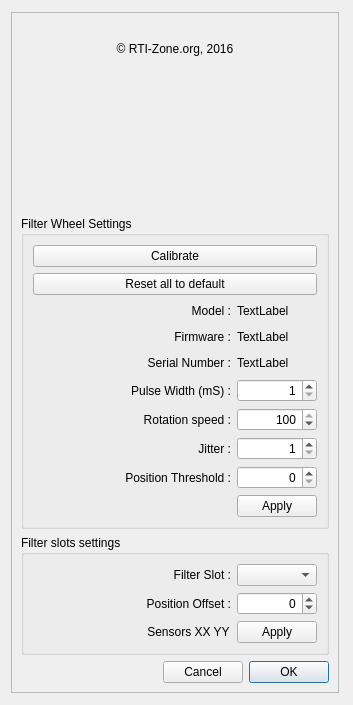
<?xml version="1.0" encoding="UTF-8"?>
<ui version="4.0">
 <class>X2FilterWheel</class>
 <widget class="QDialog" name="X2FilterWheel">
  <property name="geometry">
   <rect>
    <x>0</x>
    <y>0</y>
    <width>353</width>
    <height>705</height>
   </rect>
  </property>
  <property name="sizePolicy">
   <sizepolicy hsizetype="Minimum" vsizetype="Minimum">
    <horstretch>0</horstretch>
    <verstretch>0</verstretch>
   </sizepolicy>
  </property>
  <property name="minimumSize">
   <size>
    <width>353</width>
    <height>705</height>
   </size>
  </property>
  <property name="maximumSize">
   <size>
    <width>353</width>
    <height>100</height>
   </size>
  </property>
  <property name="windowTitle">
   <string>Xagyl Filter Wheel Settings</string>
  </property>
  <layout class="QVBoxLayout" name="verticalLayout_6">
   <item>
    <widget class="X2Form" name="X2Form">
     <property name="sizePolicy">
      <sizepolicy hsizetype="Preferred" vsizetype="Minimum">
       <horstretch>0</horstretch>
       <verstretch>0</verstretch>
      </sizepolicy>
     </property>
     <property name="minimumSize">
      <size>
       <width>320</width>
       <height>681</height>
      </size>
     </property>
     <property name="maximumSize">
      <size>
       <width>328</width>
       <height>681</height>
      </size>
     </property>
     <property name="frameShape">
      <enum>QFrame::StyledPanel</enum>
     </property>
     <property name="frameShadow">
      <enum>QFrame::Raised</enum>
     </property>
     <layout class="QFormLayout" name="formLayout">
      <property name="fieldGrowthPolicy">
       <enum>QFormLayout::FieldsStayAtSizeHint</enum>
      </property>
      <item row="0" column="0" colspan="2">
       <layout class="QVBoxLayout" name="verticalLayout">
        <property name="rightMargin">
         <number>0</number>
        </property>
        <property name="bottomMargin">
         <number>0</number>
        </property>
        <item>
         <widget class="QLabel" name="label_logo">
          <property name="text">
           <string/>
          </property>
          <property name="pixmap">
           <pixmap>Xagyl.png</pixmap>
          </property>
          <property name="alignment">
           <set>Qt::AlignCenter</set>
          </property>
          <property name="X2_PhotoFileName" stdset="0">
           <string>Xagyl.png</string>
          </property>
         </widget>
        </item>
        <item>
         <widget class="QLabel" name="label_2">
          <property name="text">
           <string>© RTI-Zone.org, 2016</string>
          </property>
          <property name="alignment">
           <set>Qt::AlignCenter</set>
          </property>
         </widget>
        </item>
        <item>
         <spacer name="verticalSpacer">
          <property name="orientation">
           <enum>Qt::Vertical</enum>
          </property>
          <property name="sizeHint" stdset="0">
           <size>
            <width>20</width>
            <height>40</height>
           </size>
          </property>
         </spacer>
        </item>
       </layout>
      </item>
      <item row="1" column="0" colspan="2">
       <widget class="QGroupBox" name="groupBox_2">
        <property name="minimumSize">
         <size>
          <width>100</width>
          <height>100</height>
         </size>
        </property>
        <property name="title">
         <string>Filter Wheel Settings</string>
        </property>
        <layout class="QGridLayout" name="gridLayout_3">
         <item row="7" column="1">
          <widget class="QLabel" name="label_11">
           <property name="text">
            <string>Jitter :</string>
           </property>
           <property name="alignment">
            <set>Qt::AlignRight|Qt::AlignTrailing|Qt::AlignVCenter</set>
           </property>
          </widget>
         </item>
         <item row="9" column="2">
          <widget class="QPushButton" name="pushButton_2">
           <property name="text">
            <string>Apply</string>
           </property>
          </widget>
         </item>
         <item row="8" column="2">
          <widget class="QSpinBox" name="positionThreshold">
           <property name="alignment">
            <set>Qt::AlignRight|Qt::AlignTrailing|Qt::AlignVCenter</set>
           </property>
          </widget>
         </item>
         <item row="8" column="1">
          <widget class="QLabel" name="label_13">
           <property name="text">
            <string>Position Threshold :</string>
           </property>
           <property name="alignment">
            <set>Qt::AlignRight|Qt::AlignTrailing|Qt::AlignVCenter</set>
           </property>
          </widget>
         </item>
         <item row="8" column="0">
          <spacer name="horizontalSpacer_10">
           <property name="orientation">
            <enum>Qt::Horizontal</enum>
           </property>
           <property name="sizeHint" stdset="0">
            <size>
             <width>40</width>
             <height>20</height>
            </size>
           </property>
          </spacer>
         </item>
         <item row="3" column="2">
          <widget class="QLabel" name="firmware">
           <property name="text">
            <string>TextLabel</string>
           </property>
          </widget>
         </item>
         <item row="7" column="2">
          <widget class="QSpinBox" name="jitter">
           <property name="alignment">
            <set>Qt::AlignRight|Qt::AlignTrailing|Qt::AlignVCenter</set>
           </property>
           <property name="minimum">
            <number>1</number>
           </property>
           <property name="maximum">
            <number>10</number>
           </property>
          </widget>
         </item>
         <item row="4" column="1">
          <widget class="QLabel" name="label_8">
           <property name="text">
            <string>Serial Number :</string>
           </property>
           <property name="alignment">
            <set>Qt::AlignRight|Qt::AlignTrailing|Qt::AlignVCenter</set>
           </property>
          </widget>
         </item>
         <item row="6" column="1">
          <widget class="QLabel" name="label_10">
           <property name="text">
            <string>Rotation speed :</string>
           </property>
           <property name="alignment">
            <set>Qt::AlignRight|Qt::AlignTrailing|Qt::AlignVCenter</set>
           </property>
          </widget>
         </item>
         <item row="4" column="2">
          <widget class="QLabel" name="serialNumber">
           <property name="text">
            <string>TextLabel</string>
           </property>
          </widget>
         </item>
         <item row="0" column="0" colspan="3">
          <widget class="QPushButton" name="pushButton">
           <property name="text">
            <string>Calibrate</string>
           </property>
          </widget>
         </item>
         <item row="6" column="2">
          <widget class="QSpinBox" name="rotationSpeed">
           <property name="alignment">
            <set>Qt::AlignRight|Qt::AlignTrailing|Qt::AlignVCenter</set>
           </property>
           <property name="maximum">
            <number>100</number>
           </property>
           <property name="singleStep">
            <number>10</number>
           </property>
           <property name="value">
            <number>100</number>
           </property>
          </widget>
         </item>
         <item row="7" column="0">
          <spacer name="horizontalSpacer_9">
           <property name="orientation">
            <enum>Qt::Horizontal</enum>
           </property>
           <property name="sizeHint" stdset="0">
            <size>
             <width>40</width>
             <height>20</height>
            </size>
           </property>
          </spacer>
         </item>
         <item row="5" column="2">
          <widget class="QSpinBox" name="pulseWidth">
           <property name="alignment">
            <set>Qt::AlignRight|Qt::AlignTrailing|Qt::AlignVCenter</set>
           </property>
           <property name="minimum">
            <number>1</number>
           </property>
           <property name="maximum">
            <number>10</number>
           </property>
           <property name="singleStep">
            <number>1</number>
           </property>
          </widget>
         </item>
         <item row="6" column="0">
          <spacer name="horizontalSpacer_8">
           <property name="orientation">
            <enum>Qt::Horizontal</enum>
           </property>
           <property name="sizeHint" stdset="0">
            <size>
             <width>40</width>
             <height>20</height>
            </size>
           </property>
          </spacer>
         </item>
         <item row="3" column="1">
          <widget class="QLabel" name="label_6">
           <property name="text">
            <string>Firmware :</string>
           </property>
           <property name="alignment">
            <set>Qt::AlignRight|Qt::AlignTrailing|Qt::AlignVCenter</set>
           </property>
          </widget>
         </item>
         <item row="5" column="1">
          <widget class="QLabel" name="label_3">
           <property name="text">
            <string>Pulse Width (mS) :</string>
           </property>
           <property name="alignment">
            <set>Qt::AlignRight|Qt::AlignTrailing|Qt::AlignVCenter</set>
           </property>
          </widget>
         </item>
         <item row="3" column="0">
          <spacer name="horizontalSpacer_5">
           <property name="orientation">
            <enum>Qt::Horizontal</enum>
           </property>
           <property name="sizeHint" stdset="0">
            <size>
             <width>40</width>
             <height>20</height>
            </size>
           </property>
          </spacer>
         </item>
         <item row="2" column="0">
          <spacer name="horizontalSpacer_3">
           <property name="orientation">
            <enum>Qt::Horizontal</enum>
           </property>
           <property name="sizeHint" stdset="0">
            <size>
             <width>40</width>
             <height>20</height>
            </size>
           </property>
          </spacer>
         </item>
         <item row="2" column="1">
          <widget class="QLabel" name="label_4">
           <property name="layoutDirection">
            <enum>Qt::LeftToRight</enum>
           </property>
           <property name="text">
            <string>Model :</string>
           </property>
           <property name="alignment">
            <set>Qt::AlignRight|Qt::AlignTrailing|Qt::AlignVCenter</set>
           </property>
          </widget>
         </item>
         <item row="2" column="2">
          <widget class="QLabel" name="model">
           <property name="text">
            <string>TextLabel</string>
           </property>
          </widget>
         </item>
         <item row="4" column="0">
          <spacer name="horizontalSpacer_6">
           <property name="orientation">
            <enum>Qt::Horizontal</enum>
           </property>
           <property name="sizeHint" stdset="0">
            <size>
             <width>40</width>
             <height>20</height>
            </size>
           </property>
          </spacer>
         </item>
         <item row="5" column="0">
          <spacer name="horizontalSpacer_7">
           <property name="orientation">
            <enum>Qt::Horizontal</enum>
           </property>
           <property name="sizeHint" stdset="0">
            <size>
             <width>40</width>
             <height>20</height>
            </size>
           </property>
          </spacer>
         </item>
         <item row="1" column="0" colspan="3">
          <widget class="QPushButton" name="pushButton_4">
           <property name="text">
            <string>Reset all to default</string>
           </property>
          </widget>
         </item>
        </layout>
       </widget>
      </item>
      <item row="2" column="0" colspan="2">
       <widget class="QGroupBox" name="groupBox">
        <property name="minimumSize">
         <size>
          <width>0</width>
          <height>100</height>
         </size>
        </property>
        <property name="title">
         <string>Filter slots settings</string>
        </property>
        <layout class="QGridLayout" name="gridLayout_2">
         <item row="2" column="1">
          <widget class="QLabel" name="sensorValues">
           <property name="text">
            <string>Sensors XX YY</string>
           </property>
           <property name="alignment">
            <set>Qt::AlignCenter</set>
           </property>
          </widget>
         </item>
         <item row="0" column="1">
          <widget class="QLabel" name="label">
           <property name="text">
            <string>Filter Slot :</string>
           </property>
           <property name="alignment">
            <set>Qt::AlignRight|Qt::AlignTrailing|Qt::AlignVCenter</set>
           </property>
          </widget>
         </item>
         <item row="0" column="0">
          <spacer name="horizontalSpacer_2">
           <property name="orientation">
            <enum>Qt::Horizontal</enum>
           </property>
           <property name="sizeHint" stdset="0">
            <size>
             <width>40</width>
             <height>20</height>
            </size>
           </property>
          </spacer>
         </item>
         <item row="0" column="2">
          <widget class="QComboBox" name="comboBox"/>
         </item>
         <item row="2" column="2">
          <widget class="QPushButton" name="pushButton_3">
           <property name="text">
            <string>Apply</string>
           </property>
          </widget>
         </item>
         <item row="2" column="0">
          <spacer name="horizontalSpacer_11">
           <property name="orientation">
            <enum>Qt::Horizontal</enum>
           </property>
           <property name="sizeHint" stdset="0">
            <size>
             <width>40</width>
             <height>20</height>
            </size>
           </property>
          </spacer>
         </item>
         <item row="1" column="2">
          <widget class="QSpinBox" name="positionOffset">
           <property name="alignment">
            <set>Qt::AlignRight|Qt::AlignTrailing|Qt::AlignVCenter</set>
           </property>
           <property name="minimum">
            <number>-100</number>
           </property>
           <property name="maximum">
            <number>100</number>
           </property>
          </widget>
         </item>
         <item row="1" column="1">
          <widget class="QLabel" name="label_12">
           <property name="text">
            <string>Position Offset :</string>
           </property>
           <property name="alignment">
            <set>Qt::AlignRight|Qt::AlignTrailing|Qt::AlignVCenter</set>
           </property>
          </widget>
         </item>
         <item row="1" column="0">
          <spacer name="horizontalSpacer_4">
           <property name="orientation">
            <enum>Qt::Horizontal</enum>
           </property>
           <property name="sizeHint" stdset="0">
            <size>
             <width>40</width>
             <height>20</height>
            </size>
           </property>
          </spacer>
         </item>
        </layout>
       </widget>
      </item>
      <item row="3" column="0" colspan="2">
       <layout class="QHBoxLayout" name="horizontalLayout_3">
        <item>
         <spacer name="horizontalSpacer">
          <property name="orientation">
           <enum>Qt::Horizontal</enum>
          </property>
          <property name="sizeHint" stdset="0">
           <size>
            <width>40</width>
            <height>20</height>
           </size>
          </property>
         </spacer>
        </item>
        <item>
         <widget class="QPushButton" name="pushButtonCancel">
          <property name="text">
           <string>Cancel</string>
          </property>
         </widget>
        </item>
        <item>
         <widget class="QPushButton" name="pushButtonOK">
          <property name="text">
           <string>OK</string>
          </property>
          <property name="default">
           <bool>true</bool>
          </property>
         </widget>
        </item>
       </layout>
      </item>
     </layout>
    </widget>
   </item>
  </layout>
 </widget>
 <customwidgets>
  <customwidget>
   <class>X2Form</class>
   <extends>QFrame</extends>
   <header>x2form.h</header>
   <container>1</container>
  </customwidget>
 </customwidgets>
 <resources/>
 <connections/>
</ui>
